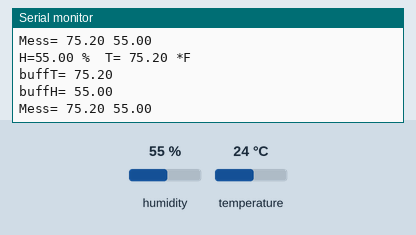
The sketch below on a simulated Arduino Uno, built with avr-gcc and run on an emulated ATmega328P. Shown: the last lines printed to the serial monitor. The test bench sets the inputs (shaded band); at power-on: humidity 55 %, temperature 24 °C. No radio packets arrive unless stated.

Above: at 10.8 s.
10.9 s: humidity set to 22 %
At 20.5 s:
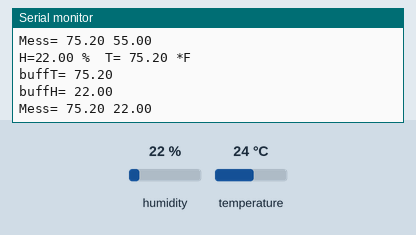
20.9 s: temperature set to 12 °C
At 30.7 s:
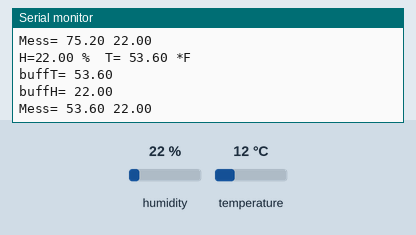
30.9 s: humidity set to 40 %
At 41.0 s:
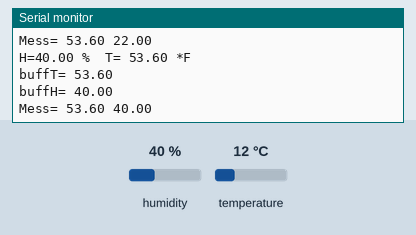
Timing chart, 0 to 42.5 s (numbered marks = the images above; inputs shaded):
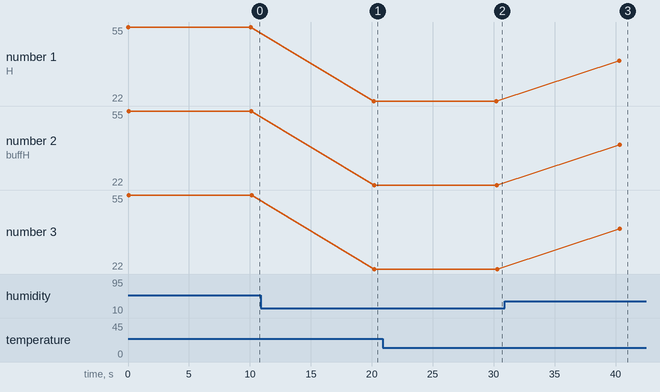

The sketch:

ASK_TX_DHT22.ino
```cpp
#include "VirtualWire.h"
#include "DHT.h"
#include "string.h"

#define DHTPIN 5     // what pin we're connected to

// Uncomment whatever type you're using!
//#define DHTTYPE DHT11   // DHT 11
#define DHTTYPE DHT22   // DHT 22  (AM2302)

const int led_pin = 11;
const int transmit_pin = 12;
//const int receive_pin = 2;
//const int transmit_en_pin = 3;
DHT dht(DHTPIN, DHTTYPE);
void setup()
{
  // Initialise the IO and ISR
  vw_set_tx_pin(transmit_pin);
 // vw_set_rx_pin(receive_pin);
//  vw_set_ptt_pin(transmit_en_pin);
  vw_set_ptt_inverted(true); // Required for DR3100
  vw_setup(2000);	 // Bits per sec
  dht.begin();
   Serial.begin(9600);	// Debugging only
   Serial.println("DHT22 Tx");
}


char buffT[6];
char buffH[6];
char buff[15];

void loop()
{
  float h = dht.readHumidity();
  float t = dht.readTemperature();
  float tf = t*9.0/5.0 + 32.0;

  // check if returns are valid, if they are NaN (not a number) then something went wrong!
  if (isnan(t) || isnan(h)) {
    Serial.println("Failed to read from DHT");
  } else {
    Serial.print("H=");
    Serial.print(h);
    Serial.print(" %\t");
    Serial.print("T= ");
    Serial.print(tf);
    Serial.println(" *F");
    dtostrf(tf, 5,2, buffT);
    Serial.print("buffT= ");
    Serial.println(buffT);
    dtostrf(h, 5,2, buffH);
    Serial.print("buffH= ");
    Serial.println(buffH);
    buff[0]='\0';
    strcat(buff, buffT);
    strcat(buff, " ");
    strcat(buff, buffH);


    Serial.print("Mess= ");
    Serial.println(buff);
    digitalWrite(led_pin, HIGH); // Flash a light to show transmitting
    vw_send((byte *)buff, strlen(buff));
    vw_wait_tx(); // Wait until the whole message is gone
    digitalWrite(led_pin, LOW);
    delay(10000);
  }


}
```

Measured:
- after the input at 10.9 s, the serial monitor: prints a new line after 9.3 s (image 1)
- after the input at 20.9 s, the serial monitor: prints a new line after 9.3 s (image 2)
- after the input at 30.9 s, the serial monitor: prints a new line after 9.4 s (image 3)
- plotted number 1: 55 → 22 after the input at 10.9 s, 22 → 40 after the input at 30.9 s
- plotted number 2: 55 → 22 after the input at 10.9 s, 22 → 40 after the input at 30.9 s
- plotted number 3: 55 → 22 after the input at 10.9 s, 22 → 40 after the input at 30.9 s
